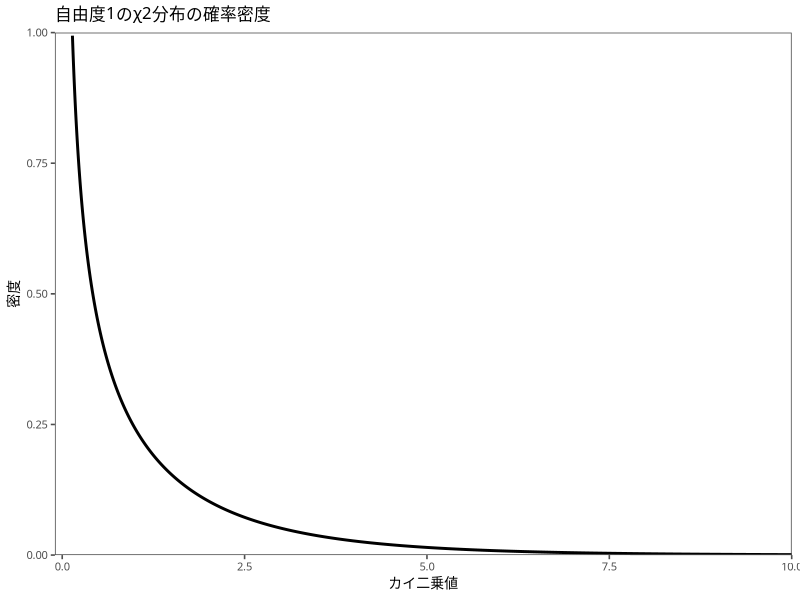
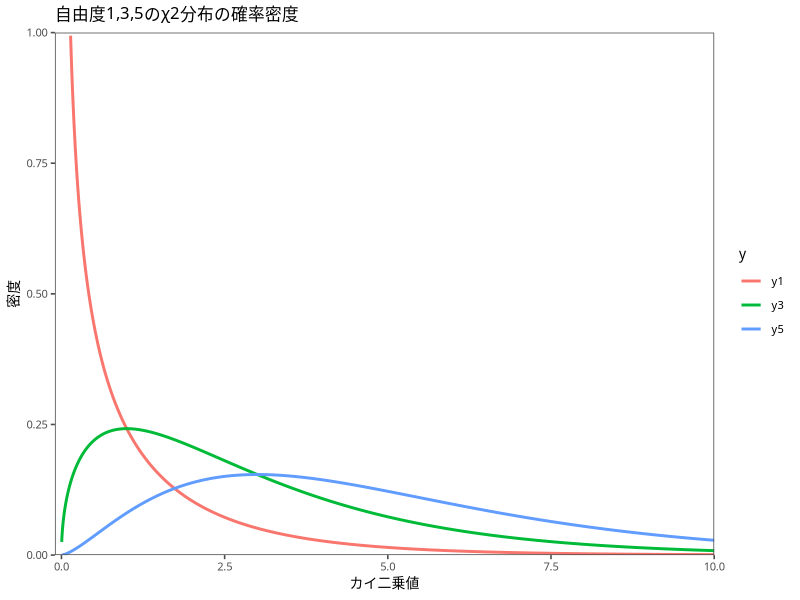
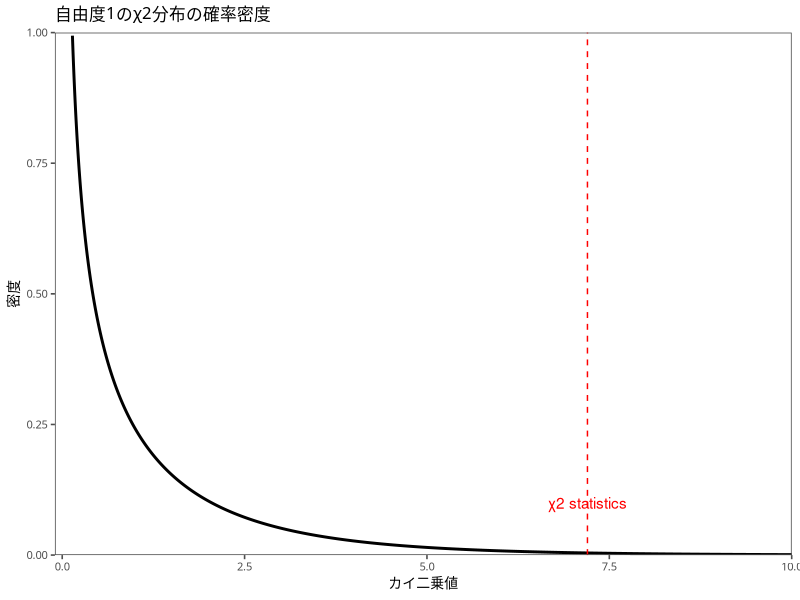
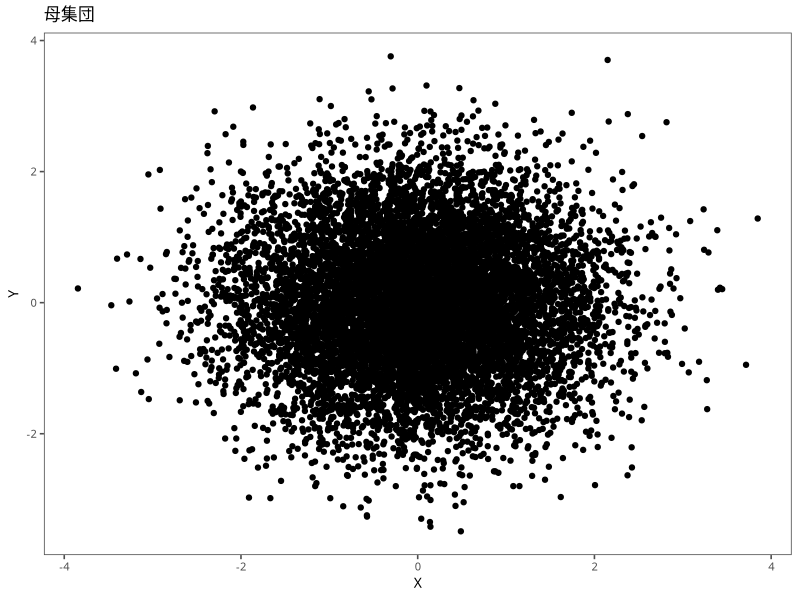
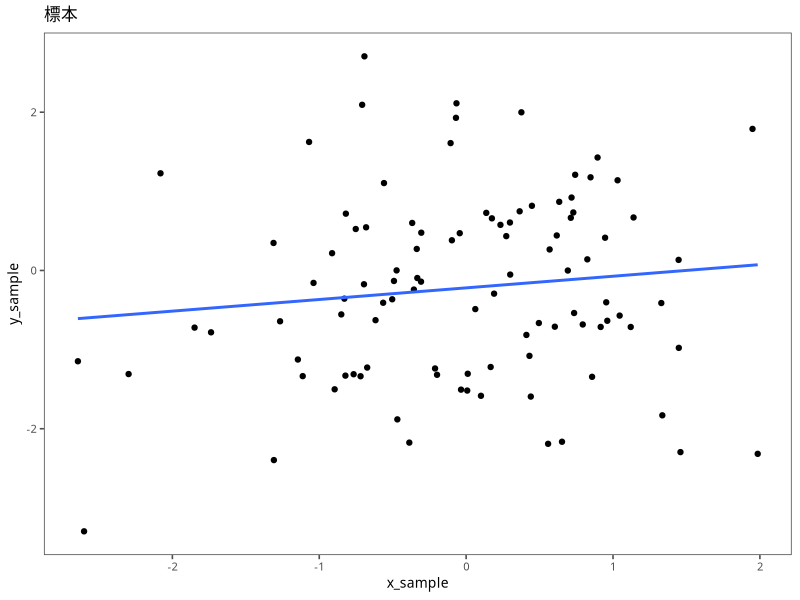
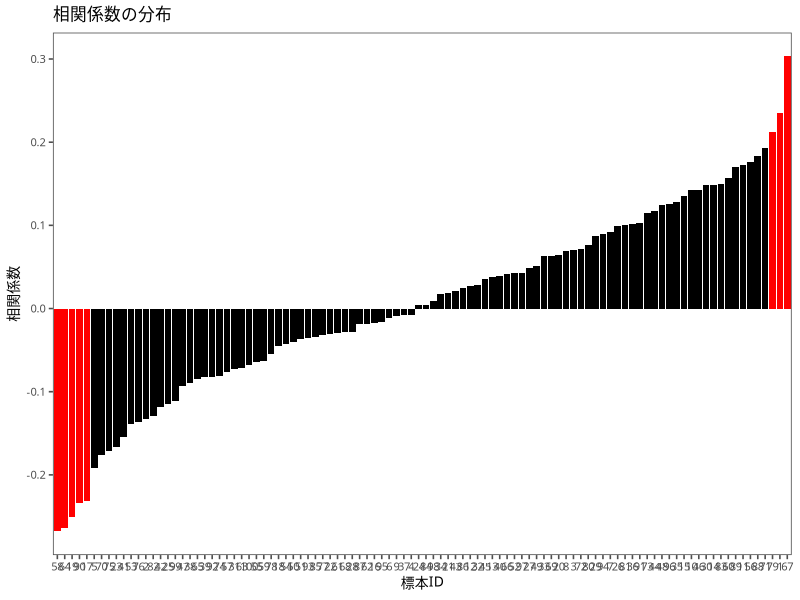
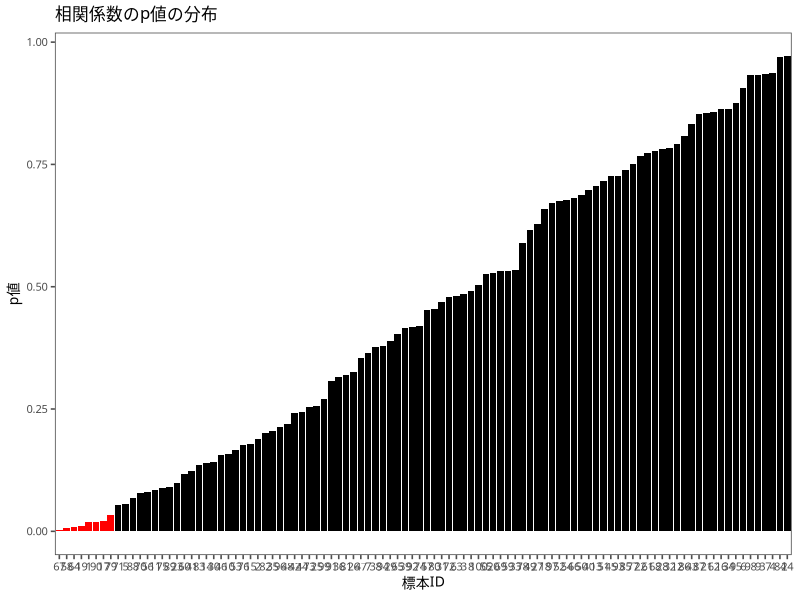

These figures' R source, in order:
## ---- chunk 1
#| echo: FALSE
library(tidyverse)
library(ggthemes)
mystyle <- list (#  ggplotのテーマ
  theme_few(), # ggthemesパッケージ
  theme(
    text = element_text(
      size=10,  #  フォントサイズ
      family = "HiraKakuProN-W3" # ヒラギノフォント
    )
  )
)
set.seed(123)
## ---- chunk 2
x = c(1:2500) / 250 # 数列を作成
y1 = dchisq(x,1) # カイ二乗分布の確率密度

df <- data.frame(x, y1) # データフレームを作成
p <- ggplot(df) + aes(x = x,y = y1) # 作図
p <- p + geom_line(size = 1) # 折れ線グラフ
p <- p + ylim(c(0,1)) + ylab("密度") + xlab("カイ二乗値") +
  scale_y_continuous(expand = c(0,0), limits = c(0,1)) +
  scale_x_continuous(expand = c(0,0), limits = c(-0.1,10))
p <- p + ggtitle("自由度1のχ2分布の確率密度") +  mystyle
print(p)
## ---- chunk 3
x = c(1:2500) / 250
y1 = dchisq(x,1) # 自由度1のカイ二乗分布の確率密度
y3 = dchisq(x,3) # 自由度3のカイ二乗分布の確率密度
y5 = dchisq(x,5) # 自由度5のカイ二乗分布の確率密度

df <- data.frame(x, y1, y3, y5) # データフレームを作成
df <- df %>%
  pivot_longer(names_to = "y",values_to = "value",cols = -x) # データを長く整形
p <- ggplot(df) + aes(x = x,y = value, group = y, color = y) # 作図
p <- p + geom_line(size = 1) # 折れ線グラフ
p <- p + ylim(c(0,1)) + ylab("密度") + xlab("カイ二乗値") +
  scale_y_continuous(expand = c(0,0), limits = c(0,1)) +
  scale_x_continuous(expand = c(0,0), limits = c(-0.1,10))
p <- p + ggtitle("自由度1,3,5のχ2分布の確率密度") +  mystyle
print(p)
## ---- chunk 4
alpha <- 0.05  # 有意水準（ここでは5%）
df <- 1        # 自由度
qchisq(1 - alpha, df)
## ---- chunk 5
chi2 <- 7.2
qchisq(1 - alpha, df) < chi2
## ---- chunk 6
df <- data.frame(x,y1)
p <- ggplot(df) + aes(x = x,y = y1)
p <- p + geom_line(size = 1)
p <- p + ylim(c(0,1)) + ylab("密度") + xlab("カイ二乗値") +
  scale_y_continuous(expand = c(0,0), limits = c(0,1)) +
  scale_x_continuous(expand = c(0,0), limits = c(-0.1,10))
p <- p + ggtitle("自由度1のχ2分布の確率密度") +  mystyle
p <- p + geom_vline(xintercept = chi2, linetype = "dashed", color = "red")
p <- p + annotate("text", x = chi2, y = 0.1, label = "χ2 statistics", color = "red")
print(p)
## ---- chunk 7
1 - pchisq(chi2, df = 1)
## ---- chunk 8
O <- matrix(c(41, 81, 204, 74), nrow = 2, ncol = 2)
row.names(O) <- c("男性", "女性")
colnames(O) <- c("メガネ", "メガネなし")

E <- matrix(c(
  sum(O[,1])*sum(O[1,])/sum(O), #男眼鏡
  sum(O[,1])*sum(O[2,])/sum(O), #男眼鏡無
  sum(O[,2])*sum(O[1,])/sum(O), #女眼鏡
  sum(O[,2])*sum(O[2,])/sum(O)  #女眼鏡無
), nrow = 2, ncol = 2)

print(O)
print(E)
## ---- chunk 9
chi <-  (O[1,1] - E[1,1])^2 / E[1,1] + #男眼鏡
        (O[1,2] - E[1,2])^2 / E[1,2] + #男眼鏡無
        (O[2,1] - E[2,1])^2 / E[2,1] + #女眼鏡
        (O[2,2] - E[2,2])^2 / E[2,2]   #女眼鏡無
print(chi)
## ---- chunk 10
prop <- 1 - pchisq(chi, df = 1)
print(prop)
## ---- chunk 11
chisq.test(O, correct = FALSE)
## ---- chunk 12
fisher.test(O)
## ---- chunk 13
N <- 10000 # 母集団のサイズ
X <- rnorm(N, 0, 1) # 平均0，標準偏差1の正規分布からN個
Y <- rnorm(N, 0, 1) # 平均0，標準偏差1の正規分布からN個
P <- data.frame(X,Y) # データフレームを作成
ggplot(P) + aes(X,Y) + # グラフの下地
  geom_point() + # 散布図
  ggtitle("母集団") + mystyle # タイトルとスタイル
## ---- chunk 14
n <- 100 # 標本サイズ
trial <- 100 # 試行回数
sig <- numeric(n) # 空の入れ物
cor <- numeric(n) # 空の入れ物
for(i in 1:trial){ # ループ
  x_sample <- sample(X, n) # 母集団からn個の標本を取り出す
  y_sample <- sample(Y, n) # 母集団からn個の標本を取り出す
  res <- cor.test(x_sample, y_sample) # 相関係数を計算
  sig[i] <- res$p.value # p値
  cor[i] <- cor(x_sample, y_sample) # 相関係数
}
df_cor <- data.frame(cor,sig) # p値と相関係数をデータフレームにまとめる
df_cor %>% arrange(sig) %>% head() # p値で並び替えて上位5つを表示
## ---- chunk 15
x_sample <- sample(X, n) # 母集団Xからn個の標本を取り出す
y_sample <- sample(Y, n) # 母集団Yからn個の標本を取り出す
data.frame(x_sample, y_sample) %>% # データフレームにまとめる
    ggplot() + aes(x_sample, y_sample) + # グラフの下地
    geom_point() + # 散布図
    geom_smooth(method = "lm", se = FALSE) + # 回帰直線
    ggtitle("標本") + mystyle # タイトルとスタイル
## ---- chunk 16
#| echo: false
df_cor2 <- df_cor %>% arrange(sig)
## ---- chunk 17
ggplot(data.frame(df_cor)) +
    aes(x = reorder(seq_along(cor), cor), y = cor) +
    geom_bar(stat = "identity", fill = ifelse(sig < 0.05, "red", "black")) +
    ylab("相関係数") + xlab("標本ID") + ggtitle("相関係数の分布") + mystyle
## ---- chunk 18
ggplot(data.frame(df_cor)) +
    aes(x = reorder(seq_along(sig), sig), y=sig) + # データの指定
    geom_bar(stat="identity", fill = ifelse(sig < 0.05, "red", "black")) + # 棒グラフ
    ylab("p値") + xlab("標本ID") + ggtitle("相関係数のp値の分布") + mystyle # 軸ラベルとタイトル
